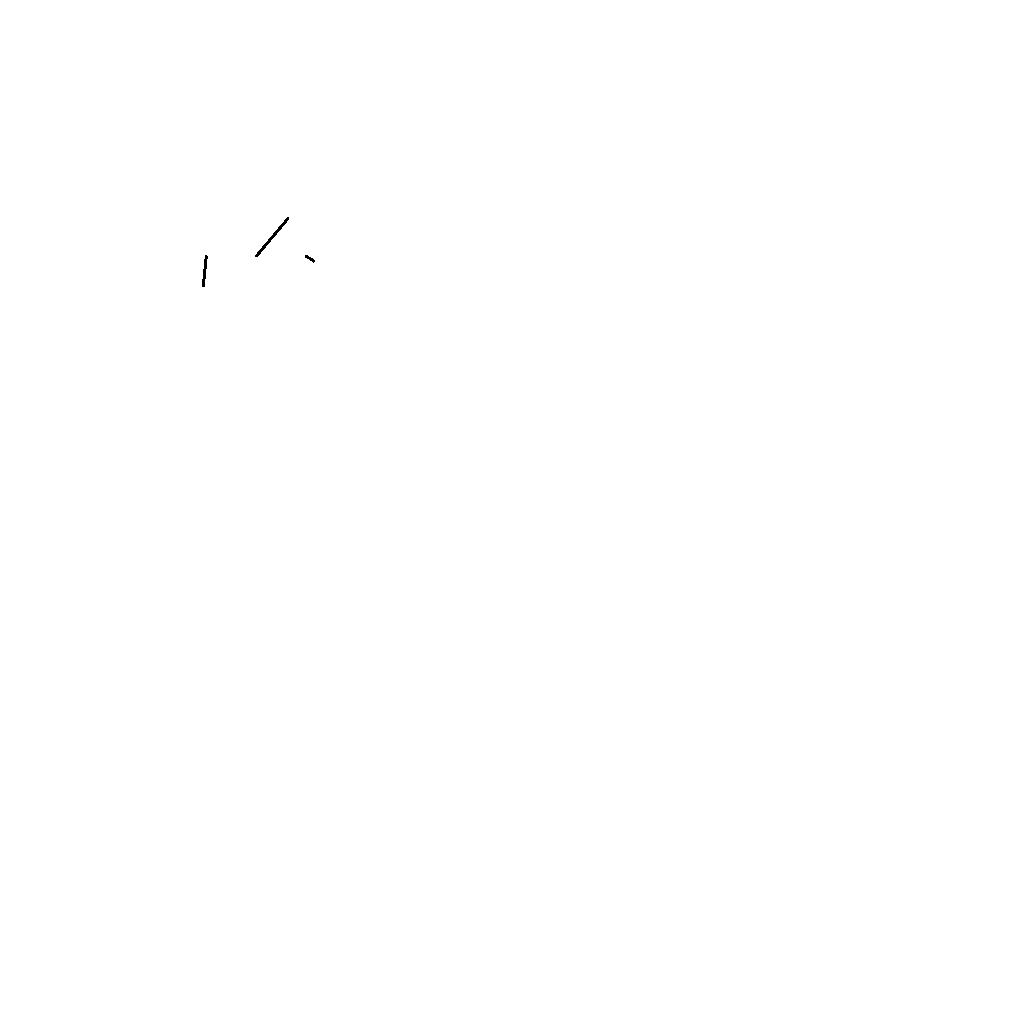
Frame 1 (no input)
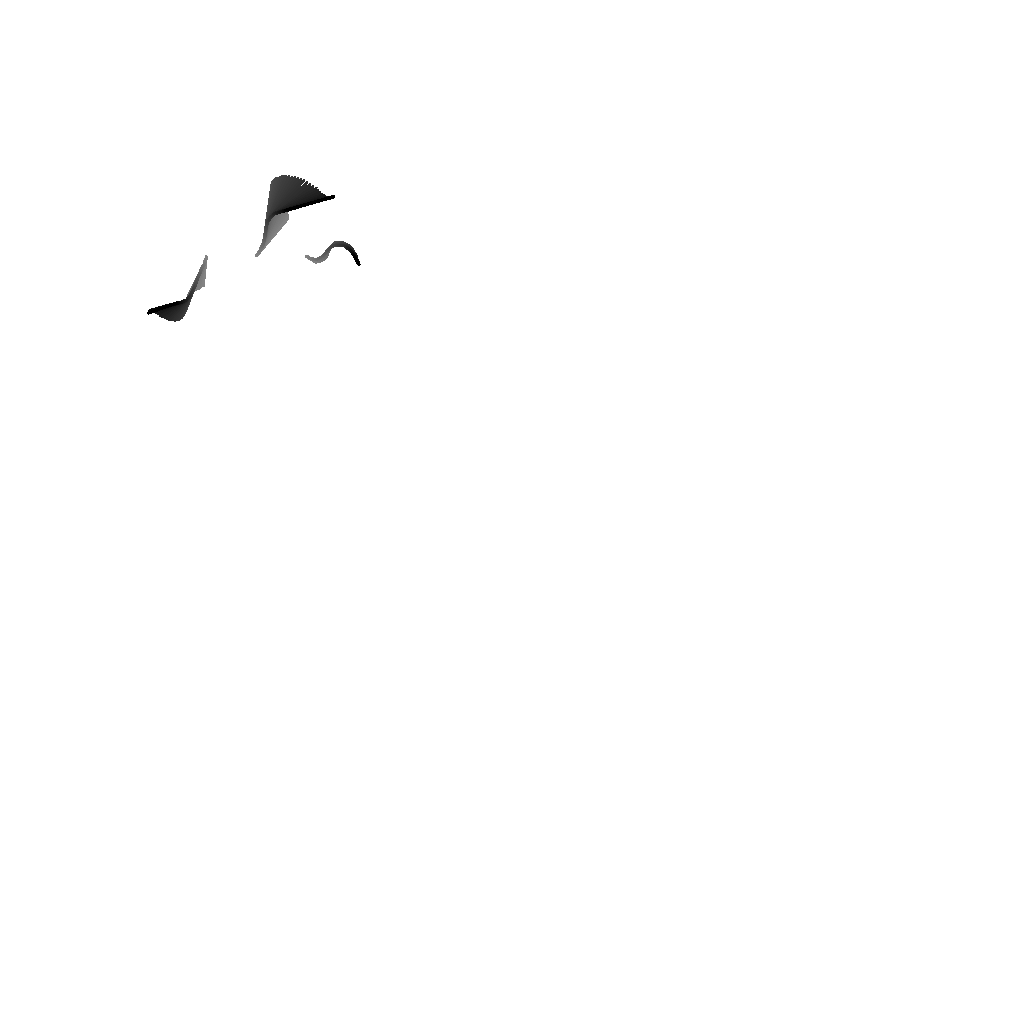
Frame 60 (the mouse pressed at the canvas centre just before this capture)
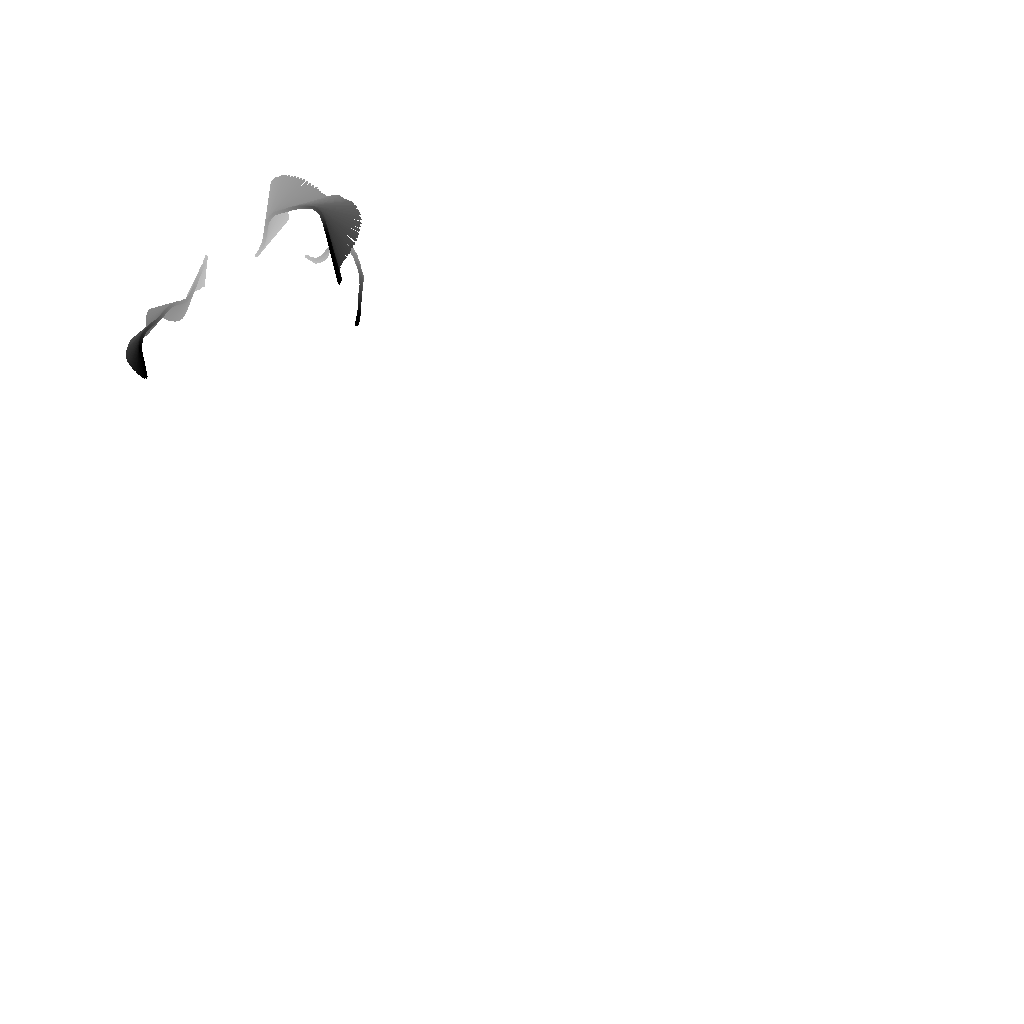
Frame 120 (the mouse held since frame 60 and released just before this capture)

The Processing sketch that drew these frames (run headless with seeded random() and noise(); from frame 60 on, the mouse is pressed at the canvas centre):

// Processing sketch: demo_240225c_noise
// ── demo_240225c_noise.pde
PVector pos;
PVector pos2;
PVector pos3;

void setup(){
  size(1024, 1024);
  background(255);
  
  pos = new PVector(width * 0.25, height * 0.25);
  pos2 = new PVector(width * 0.25 - 50, height * 0.25);
  pos3 = new PVector(width * 0.25 + 50, height * 0.25);
  noSmooth();
}

void draw(){
  noStroke();
  fill(255, 3);
  rect(0, 0, width, height);
  
  stroke(0);
  strokeWeight(3);
  
  translate(pos.x, pos.y);
  float noiseScale = 0.005;
  float turniness = 2.2;
  float theta = noise(pos.x * noiseScale, pos.y * noiseScale, frameCount * noiseScale) * TAU * turniness;
  rotate(theta);
  line(0, 0, 50, 0);
  PVector velocity = PVector.fromAngle(theta);
  pos.add(velocity);
  
  resetMatrix();
  translate(pos2.x, pos2.y);
  turniness = 2.8;
  theta = noise(pos2.x * noiseScale, pos2.y * noiseScale, frameCount * noiseScale) * TAU * turniness;
  rotate(theta);
  line(0, 0, 30, 0);
  velocity = PVector.fromAngle(theta);
  pos2.add(velocity);
  
  resetMatrix();
  translate(pos3.x, pos3.y);
  turniness = 3.2;
  theta = noise(pos3.x * noiseScale, pos3.y * noiseScale, frameCount * noiseScale) * TAU * turniness;
  rotate(theta);
  line(0, 0, 10, 0);
  velocity = PVector.fromAngle(theta);
  pos3.add(velocity);
  
  pos.set(constrain(pos.x, 0, width), constrain(pos.y, 0, width));
  pos2.set(constrain(pos2.x, 0, width), constrain(pos2.y, 0, width));
  pos3.set(constrain(pos3.x, 0, width), constrain(pos3.y, 0, width));
}

void mouseClicked(){
  save("output/fr" + frameCount + ".png");
  println("saved as fr" + frameCount + ".png");
}
